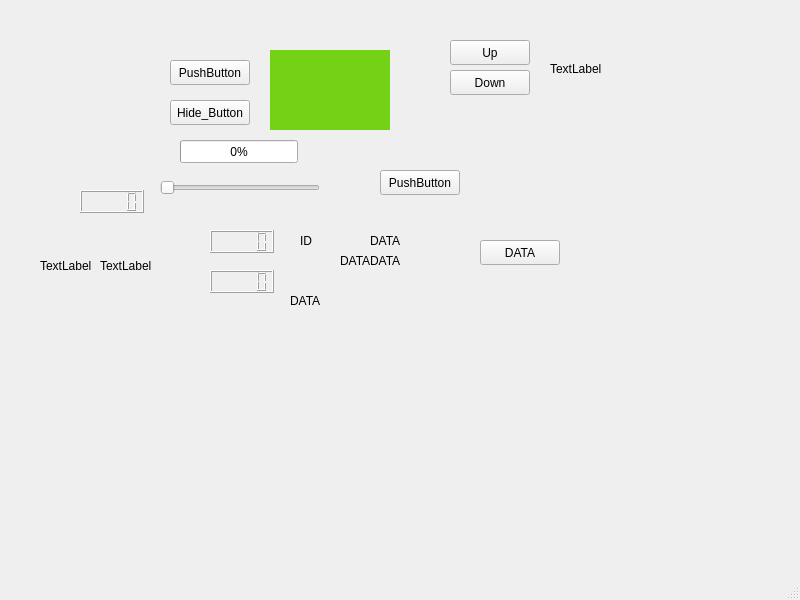
<?xml version="1.0" encoding="UTF-8"?>
<ui version="4.0">
 <class>MainWindow</class>
 <widget class="QMainWindow" name="MainWindow">
  <property name="geometry">
   <rect>
    <x>0</x>
    <y>0</y>
    <width>800</width>
    <height>600</height>
   </rect>
  </property>
  <property name="windowTitle">
   <string>MainWindow</string>
  </property>
  <widget class="QWidget" name="centralwidget">
   <widget class="QWidget" name="Widget_Color" native="true">
    <property name="geometry">
     <rect>
      <x>270</x>
      <y>50</y>
      <width>120</width>
      <height>80</height>
     </rect>
    </property>
    <property name="styleSheet">
     <string notr="true">background-color: rgb(115, 210, 22);</string>
    </property>
   </widget>
   <widget class="QPushButton" name="pushButton">
    <property name="geometry">
     <rect>
      <x>170</x>
      <y>60</y>
      <width>80</width>
      <height>25</height>
     </rect>
    </property>
    <property name="text">
     <string>PushButton</string>
    </property>
   </widget>
   <widget class="QPushButton" name="Hide_Button">
    <property name="geometry">
     <rect>
      <x>170</x>
      <y>100</y>
      <width>80</width>
      <height>25</height>
     </rect>
    </property>
    <property name="text">
     <string>Hide_Button</string>
    </property>
   </widget>
   <widget class="QSlider" name="User_setting1">
    <property name="geometry">
     <rect>
      <x>160</x>
      <y>180</y>
      <width>160</width>
      <height>16</height>
     </rect>
    </property>
    <property name="orientation">
     <enum>Qt::Horizontal</enum>
    </property>
   </widget>
   <widget class="QProgressBar" name="progressBar">
    <property name="geometry">
     <rect>
      <x>180</x>
      <y>140</y>
      <width>118</width>
      <height>23</height>
     </rect>
    </property>
    <property name="maximum">
     <number>99</number>
    </property>
    <property name="value">
     <number>0</number>
    </property>
    <property name="textVisible">
     <bool>true</bool>
    </property>
   </widget>
   <widget class="QLCDNumber" name="lcdNumber">
    <property name="geometry">
     <rect>
      <x>210</x>
      <y>230</y>
      <width>64</width>
      <height>23</height>
     </rect>
    </property>
   </widget>
   <widget class="QPushButton" name="pushButton_2">
    <property name="geometry">
     <rect>
      <x>380</x>
      <y>170</y>
      <width>80</width>
      <height>25</height>
     </rect>
    </property>
    <property name="text">
     <string>PushButton</string>
    </property>
   </widget>
   <widget class="QLCDNumber" name="CAN_Id">
    <property name="geometry">
     <rect>
      <x>210</x>
      <y>270</y>
      <width>64</width>
      <height>23</height>
     </rect>
    </property>
   </widget>
   <widget class="QLabel" name="data_1">
    <property name="geometry">
     <rect>
      <x>370</x>
      <y>230</y>
      <width>31</width>
      <height>21</height>
     </rect>
    </property>
    <property name="styleSheet">
     <string notr="true">background-color:&quot;white&quot;</string>
    </property>
    <property name="text">
     <string>DATA</string>
    </property>
   </widget>
   <widget class="QPushButton" name="data">
    <property name="geometry">
     <rect>
      <x>480</x>
      <y>240</y>
      <width>80</width>
      <height>25</height>
     </rect>
    </property>
    <property name="text">
     <string>DATA</string>
    </property>
   </widget>
   <widget class="QLabel" name="msg_Id">
    <property name="geometry">
     <rect>
      <x>300</x>
      <y>230</y>
      <width>21</width>
      <height>21</height>
     </rect>
    </property>
    <property name="styleSheet">
     <string notr="true">background-color:&quot;white&quot;</string>
    </property>
    <property name="text">
     <string>ID</string>
    </property>
   </widget>
   <widget class="QLabel" name="LOG_1">
    <property name="geometry">
     <rect>
      <x>290</x>
      <y>290</y>
      <width>431</width>
      <height>21</height>
     </rect>
    </property>
    <property name="styleSheet">
     <string notr="true">background-color:&quot;white&quot;</string>
    </property>
    <property name="text">
     <string>DATA</string>
    </property>
   </widget>
   <widget class="QLabel" name="data_3">
    <property name="geometry">
     <rect>
      <x>370</x>
      <y>250</y>
      <width>31</width>
      <height>21</height>
     </rect>
    </property>
    <property name="styleSheet">
     <string notr="true">background-color:&quot;white&quot;</string>
    </property>
    <property name="text">
     <string>DATA</string>
    </property>
   </widget>
   <widget class="QLabel" name="data_4">
    <property name="geometry">
     <rect>
      <x>340</x>
      <y>250</y>
      <width>31</width>
      <height>21</height>
     </rect>
    </property>
    <property name="styleSheet">
     <string notr="true">background-color:&quot;white&quot;</string>
    </property>
    <property name="text">
     <string>DATA</string>
    </property>
   </widget>
   <widget class="QLCDNumber" name="clock">
    <property name="geometry">
     <rect>
      <x>80</x>
      <y>190</y>
      <width>64</width>
      <height>23</height>
     </rect>
    </property>
   </widget>
   <widget class="QLabel" name="Min">
    <property name="geometry">
     <rect>
      <x>40</x>
      <y>250</y>
      <width>54</width>
      <height>31</height>
     </rect>
    </property>
    <property name="text">
     <string>TextLabel</string>
    </property>
   </widget>
   <widget class="QLabel" name="Sec">
    <property name="geometry">
     <rect>
      <x>100</x>
      <y>250</y>
      <width>54</width>
      <height>31</height>
     </rect>
    </property>
    <property name="text">
     <string>TextLabel</string>
    </property>
   </widget>
   <widget class="QPushButton" name="pushButton_3">
    <property name="geometry">
     <rect>
      <x>450</x>
      <y>40</y>
      <width>80</width>
      <height>25</height>
     </rect>
    </property>
    <property name="text">
     <string>Up</string>
    </property>
   </widget>
   <widget class="QPushButton" name="pushButton_4">
    <property name="geometry">
     <rect>
      <x>450</x>
      <y>70</y>
      <width>80</width>
      <height>25</height>
     </rect>
    </property>
    <property name="text">
     <string>Down</string>
    </property>
   </widget>
   <widget class="QLabel" name="usersetting">
    <property name="geometry">
     <rect>
      <x>550</x>
      <y>60</y>
      <width>54</width>
      <height>17</height>
     </rect>
    </property>
    <property name="text">
     <string>TextLabel</string>
    </property>
   </widget>
  </widget>
  <widget class="QMenuBar" name="menubar">
   <property name="geometry">
    <rect>
     <x>0</x>
     <y>0</y>
     <width>800</width>
     <height>22</height>
    </rect>
   </property>
  </widget>
  <widget class="QStatusBar" name="statusbar"/>
 </widget>
 <resources/>
 <connections/>
</ui>
